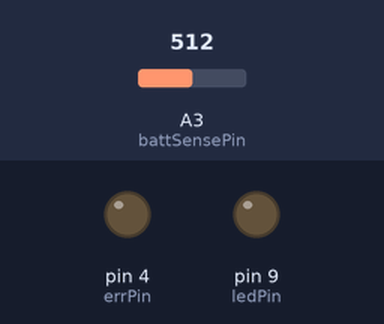
Bench run of a sketch on a simulated Arduino Uno, built with avr-gcc and run on an emulated ATmega328P. Shown: output pins drawn as LEDs (lit = HIGH). The inputs (shaded band) are chosen by the test bench; at power-on: A3 (battSensePin) = 512. Random numbers use the default seed unless the sketch sets one; what the sketch prints to the serial monitor is not drawn.

Above: at 0.1 s.
At 17.4 s:
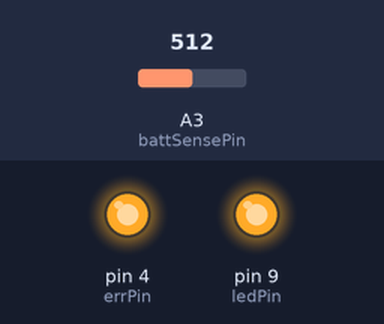
At 36.5 s:
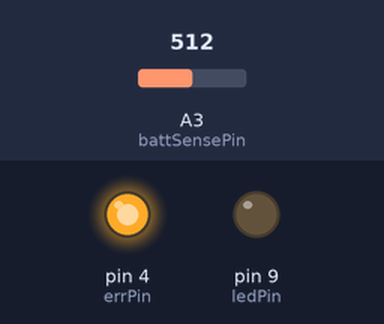
Timing chart, 0 to 40.0 s (numbered marks = the images above):
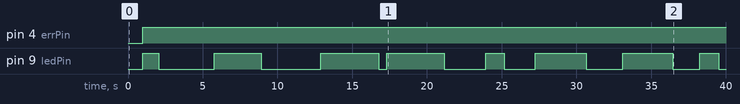

The sketch:

self_voltage.pde
```cpp
#include <LiquidCrystal.h>

/* Blink without Delay

 Turns on and off a light emitting diode(LED) connected to a digital
 pin, without using the delay() function.  This means that other code
 can run at the same time without being interrupted by the LED code.

  The circuit:
 * LED attached from pin 13 to ground.
 * Note: on most Arduinos, there is already an LED on the board
 that's attached to pin 13, so no hardware is needed for this example.


 created 2005
 by David A. Mellis
 modified 17 Jun 2009
 by Tom Igoe

 http://www.arduino.cc/en/Tutorial/BlinkWithoutDelay
 */

// constants won't change. Used here to
// set pin numbers:
const int ledPin =  9;      // the number of the LED pin
const int errPin =  4;      // the number of the STOPLED pin
const int battSensePin =  3;      // *analog* battery woltage sense pin

// Variables will change:
int ledState = LOW;             // ledState used to set the LED
int errState = HIGH;             // ledState used to set the LED
long previousMillis = 0;        // will store last time LED was updated
int bv = 0;

// the follow variables is a long because the time, measured in miliseconds,
// will quickly become a bigger number than can be stored in an int.
long interval = 1000;           // interval at which to blink (milliseconds)

void setup() {
  // set the digital pin as output:
  pinMode(ledPin, OUTPUT);
  pinMode(errPin, OUTPUT);
  pinMode(battSensePin, INPUT);
  analogReference(DEFAULT);
  Serial.begin(9600);
}

void loop()
{
  // here is where you'd put code that needs to be running all the time.

  // check to see if it's time to blink the LED; that is, is the difference
  // between the current time and last time we blinked the LED bigger than
  // the interval at which we want to blink the LED.
  if (millis() - previousMillis > interval) {
    // save the last time you blinked the LED
    previousMillis = millis();
    digitalWrite(errPin, HIGH);

    // if the LED is off turn it on and vice-versa:
    if (ledState == LOW) {
      ledState = HIGH;
    } else {
      ledState = LOW;
    }

    interval = random(20,400);
    // set the LED with the ledState of the variable:
    digitalWrite(ledPin, ledState);
    Serial.print("LED set to state \"");
    Serial.print(ledState, 10);
    Serial.print("\", now waiting ");
    Serial.print(interval, 10);
    Serial.print("ms, woltage looks like: ");
    bv=analogRead(battSensePin);
    Serial.print(bv, 10);
    delay(interval*10);
    Serial.println(" ");
    digitalWrite(errPin, LOW);

  }
}
```

Measured:
- by itself, pin 4 (errPin): LOW → HIGH at 1.0 s
- by itself, pin 9 (ledPin): LOW → HIGH at 1.0 s, → LOW 1.1 s later, → HIGH 3.7 s later, → LOW 3.1 s later, … (16 changes in this stretch)
